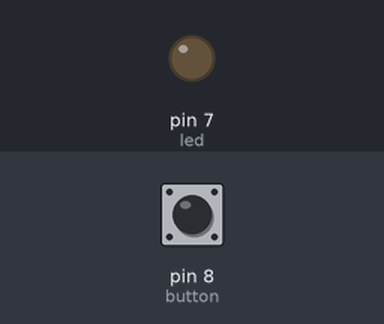
Simulated run of this sketch. Board: Arduino Uno, built with avr-gcc and run on an emulated ATmega328P. Shown: output pins drawn as LEDs (lit = HIGH). The test bench sets the inputs (shaded band); at power-on: pin 8 (button) HIGH.

Above: at 1.2 s.
1.3 s: pin 8 (button) pulled LOW for 0.15 s
At 1.9 s:
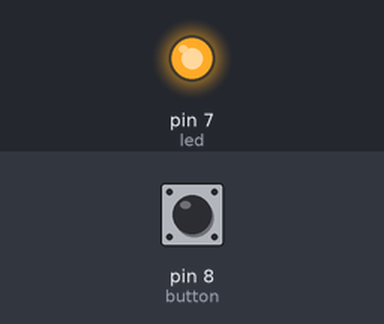
2.9 s: pin 8 (button) pulled LOW for 1 s
At 4.3 s:
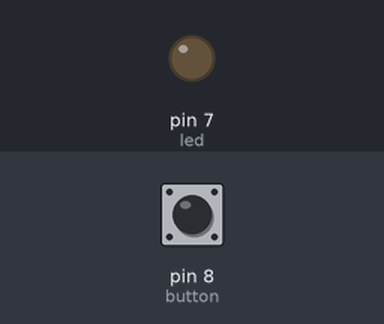
5.4 s: pin 8 (button) pulled LOW for 3.2 s
At 6.2 s:
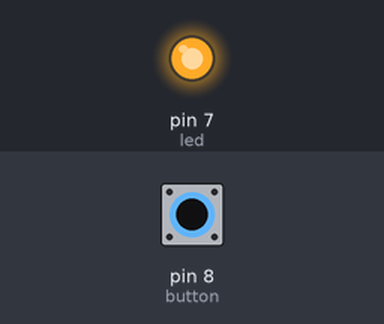
Timing chart, 0 to 8.4 s (numbered marks = the images above; inputs shaded):
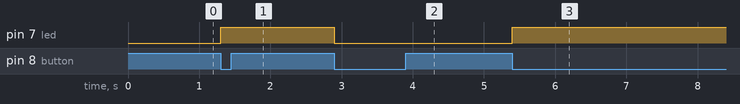

Measured:
- after the input at 1.3 s, pin 7 (led): LOW → HIGH at once
- after the input at 2.9 s, pin 7 (led): HIGH → LOW at once
- after the input at 5.4 s, pin 7 (led): LOW → HIGH at once

The sketch:

pull_up.ino
```cpp
#define button 8
#define led 7
bool estado_led = 0;

void setup() {
  pinMode(button, INPUT);
  pinMode(led, OUTPUT);
}

void loop() {
  if(digitalRead(button) == LOW){
    estado_led = !estado_led;
    digitalWrite(led, estado_led);
    while(digitalRead(button) == LOW);
  }
}
```
